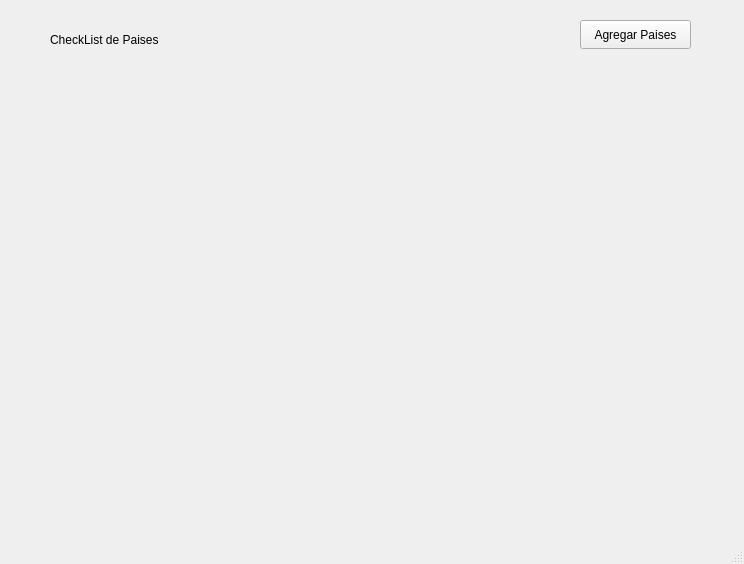
<?xml version="1.0" encoding="UTF-8"?>
<ui version="4.0">
 <class>MainWindow</class>
 <widget class="QMainWindow" name="MainWindow">
  <property name="geometry">
   <rect>
    <x>0</x>
    <y>0</y>
    <width>744</width>
    <height>564</height>
   </rect>
  </property>
  <property name="windowTitle">
   <string>MainWindow</string>
  </property>
  <widget class="QWidget" name="centralwidget">
   <widget class="QLabel" name="label">
    <property name="geometry">
     <rect>
      <x>50</x>
      <y>30</y>
      <width>151</width>
      <height>20</height>
     </rect>
    </property>
    <property name="text">
     <string>CheckList de Paises</string>
    </property>
   </widget>
   <widget class="QPushButton" name="addTaskButton">
    <property name="geometry">
     <rect>
      <x>580</x>
      <y>20</y>
      <width>111</width>
      <height>29</height>
     </rect>
    </property>
    <property name="text">
     <string>Agregar Paises</string>
    </property>
   </widget>
   <widget class="QWidget" name="verticalLayoutWidget">
    <property name="geometry">
     <rect>
      <x>50</x>
      <y>80</y>
      <width>641</width>
      <height>411</height>
     </rect>
    </property>
    <layout class="QVBoxLayout" name="verticalLayout">
     <item>
      <spacer name="horizontalSpacer">
       <property name="orientation">
        <enum>Qt::Orientation::Horizontal</enum>
       </property>
       <property name="sizeHint" stdset="0">
        <size>
         <width>40</width>
         <height>20</height>
        </size>
       </property>
      </spacer>
     </item>
    </layout>
   </widget>
  </widget>
  <widget class="QMenuBar" name="menubar">
   <property name="geometry">
    <rect>
     <x>0</x>
     <y>0</y>
     <width>744</width>
     <height>26</height>
    </rect>
   </property>
  </widget>
  <widget class="QStatusBar" name="statusbar"/>
 </widget>
 <resources/>
 <connections/>
</ui>
